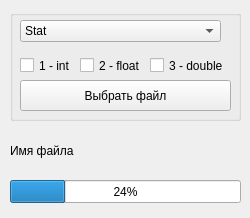
<?xml version="1.0" encoding="UTF-8"?>
<ui version="4.0">
 <class>QtWidgetsClassCase2Class</class>
 <widget class="QMainWindow" name="QtWidgetsClassCase2Class">
  <property name="geometry">
   <rect>
    <x>0</x>
    <y>0</y>
    <width>250</width>
    <height>218</height>
   </rect>
  </property>
  <property name="windowTitle">
   <string>Кейс2</string>
  </property>
  <widget class="QWidget" name="centralWidget">
   <widget class="QLabel" name="label">
    <property name="geometry">
     <rect>
      <x>10</x>
      <y>130</y>
      <width>231</width>
      <height>41</height>
     </rect>
    </property>
    <property name="text">
     <string>Имя файла</string>
    </property>
   </widget>
   <widget class="QProgressBar" name="progressBar">
    <property name="geometry">
     <rect>
      <x>10</x>
      <y>180</y>
      <width>231</width>
      <height>23</height>
     </rect>
    </property>
    <property name="value">
     <number>24</number>
    </property>
   </widget>
   <widget class="QGroupBox" name="groupBox">
    <property name="geometry">
     <rect>
      <x>10</x>
      <y>10</y>
      <width>231</width>
      <height>111</height>
     </rect>
    </property>
    <property name="autoFillBackground">
     <bool>false</bool>
    </property>
    <property name="title">
     <string/>
    </property>
    <property name="checkable">
     <bool>false</bool>
    </property>
    <widget class="QCheckBox" name="checkBox">
     <property name="geometry">
      <rect>
       <x>10</x>
       <y>40</y>
       <width>75</width>
       <height>31</height>
      </rect>
     </property>
     <property name="text">
      <string>1 - int</string>
     </property>
    </widget>
    <widget class="QCheckBox" name="checkBox_2">
     <property name="geometry">
      <rect>
       <x>70</x>
       <y>40</y>
       <width>75</width>
       <height>31</height>
      </rect>
     </property>
     <property name="text">
      <string>2 - float</string>
     </property>
    </widget>
    <widget class="QCheckBox" name="checkBox_3">
     <property name="geometry">
      <rect>
       <x>140</x>
       <y>40</y>
       <width>75</width>
       <height>31</height>
      </rect>
     </property>
     <property name="text">
      <string>3 - double</string>
     </property>
    </widget>
    <widget class="QComboBox" name="comboBox">
     <property name="geometry">
      <rect>
       <x>10</x>
       <y>10</y>
       <width>201</width>
       <height>22</height>
      </rect>
     </property>
     <item>
      <property name="text">
       <string>Stat</string>
      </property>
     </item>
     <item>
      <property name="text">
       <string>Sing</string>
      </property>
     </item>
     <item>
      <property name="text">
       <string>Trend</string>
      </property>
     </item>
     <item>
      <property name="text">
       <string>FFT</string>
      </property>
     </item>
     <item>
      <property name="text">
       <string>DFT</string>
      </property>
     </item>
     <item>
      <property name="text">
       <string>TrendFFT</string>
      </property>
     </item>
     <item>
      <property name="text">
       <string>TrendDFT</string>
      </property>
     </item>
     <item>
      <property name="text">
       <string>SCADA-FFT1</string>
      </property>
     </item>
     <item>
      <property name="text">
       <string>SCADA-DFT1</string>
      </property>
     </item>
     <item>
      <property name="text">
       <string>SCADA-FFT2</string>
      </property>
     </item>
     <item>
      <property name="text">
       <string>SCADA-DFT2</string>
      </property>
     </item>
     <item>
      <property name="text">
       <string>MIC-FFT</string>
      </property>
     </item>
     <item>
      <property name="text">
       <string>MIC-DFT</string>
      </property>
     </item>
    </widget>
    <widget class="QPushButton" name="pushButton1">
     <property name="geometry">
      <rect>
       <x>10</x>
       <y>70</y>
       <width>211</width>
       <height>31</height>
      </rect>
     </property>
     <property name="text">
      <string>Выбрать файл</string>
     </property>
    </widget>
   </widget>
  </widget>
 </widget>
 <layoutdefault spacing="6" margin="11"/>
 <resources/>
 <connections/>
</ui>
